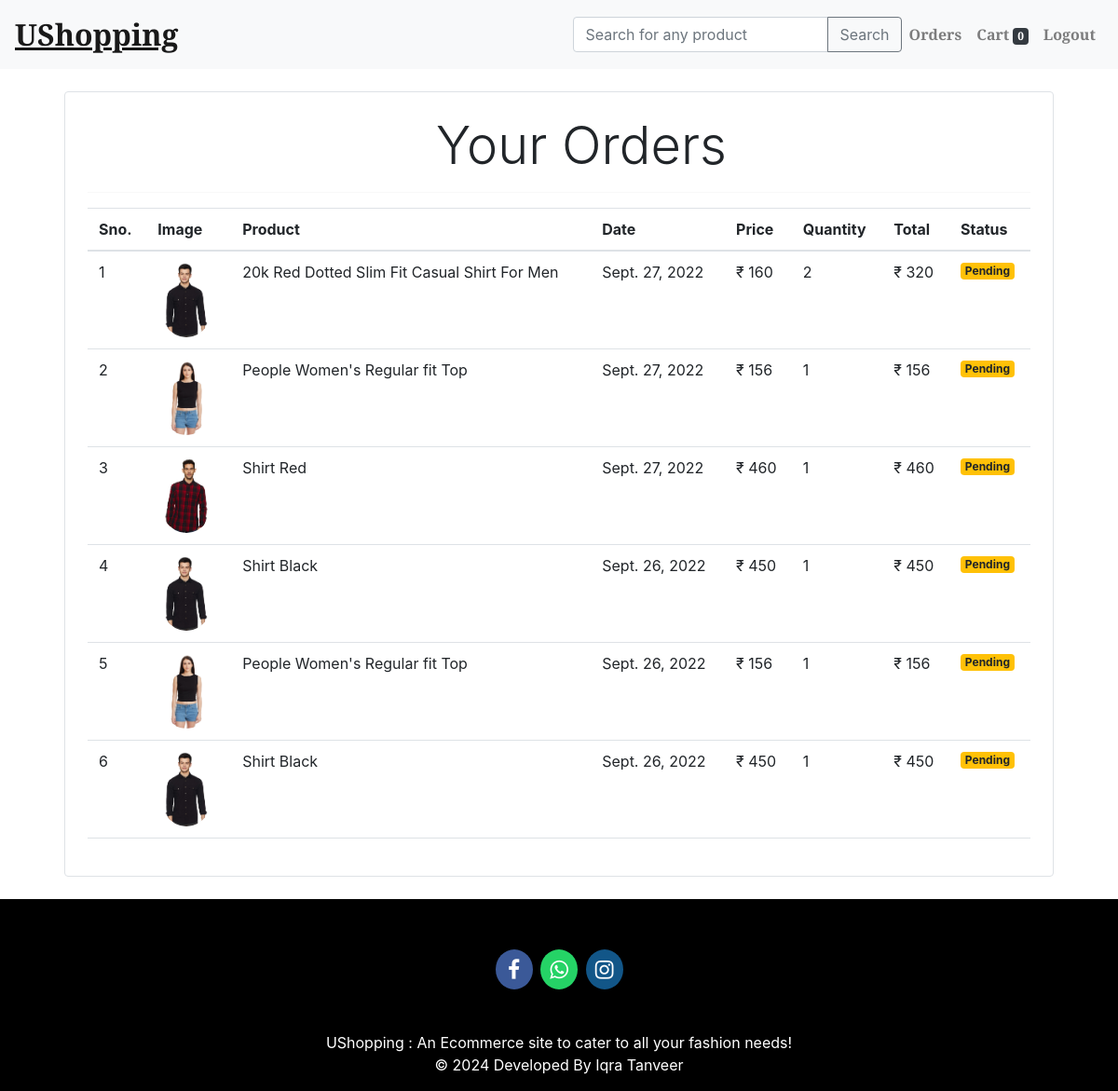
/orders (signed in), run on the app's committed database.
### store/models/orders.py (models this page shows, shortened)
class Order(models.Model):
    product = models.ForeignKey(Product,
                                on_delete=models.CASCADE)
    customer = models.ForeignKey(Customer,
                                 on_delete=models.CASCADE)
    quantity = models.IntegerField(default=1)
    price = models.IntegerField()
    address = models.CharField(max_length=50, default='', blank=True)
    phone = models.CharField(max_length=50, default='', blank=True)
    date = models.DateField(default=datetime.datetime.today)
    status = models.BooleanField(default=False)
    @staticmethod
    def get_orders_by_customer(customer_id):
        return Order.objects.filter(customer=customer_id).order_by('-date')

### store/models/product.py (models this page shows, shortened)
class Product(models.Model):
    name = models.CharField(max_length=50)
    price = models.IntegerField(default=0)
    category = models.ForeignKey(Category, on_delete=models.CASCADE, default=1)
    description = models.CharField(max_length=200, default='' , null=True , blank=True)
    image = models.ImageField(upload_to='uploads/products/')

### store/middlewares/auth.py (the view)
    def middleware(request):
        print(request.session.get('customer'))
        returnUrl = request.META['PATH_INFO']
        print(request.META['PATH_INFO'])
        if not request.session.get('customer'):
           return redirect(f'login?return_url={returnUrl}')
        response = get_response(request)
        return response

### store/templatetags/custom_filter.py (called while the page is built)
@register.filter(name='currency')
def currency(number):
    return "₹ "+str(number)

@register.filter(name='multiply')
def multiply(number , number1):
    return number * number1

### store/views/orders.py (called while the page is built)
    def get(self , request ):
        customer = request.session.get('customer')
        orders = Order.get_orders_by_customer(customer)
        print(orders)
        return render(request , 'orders.html'  , {'orders' : orders})

### store/templates/orders.html
{% extends 'base.html' %}
{% block content %}
{% load cart %}
{% load custom_filter %}
<div class="container">
   <div class="border rounded p-4 m-4">
        <p class="display-4 pl-4 ml-4">Your Orders</p>
        <hr>
        <table class="table">
            <thead>
                <tr>
                    <th>Sno.</th>
                    <th>Image</th>
                    <th>Product</th>
                    <th>Date</th>
                    <th>Price</th>
                    <th>Quantity</th>
                    <th>Total</th>
                    <th>Status</th>
                </tr>
            </thead>
            <tbody>
                {% for order in orders %}
                <tr>
                    <td>{{forloop.counter}}</td>
                    <td><img style="height: 80px;" class="rounded-circle" src="{{order.product.image.url}}" alt=""></td>
                    <td>{{order.product.name}}</td>
                    <td>{{order.date}}</td>
                    <td>{{order.price|currency}}</td>
                    <td>{{order.quantity}}</td>
                    <td>{{order.quantity|multiply:order.price|currency}}</td>
                    {% if order.status %}
                    <td><small class="badge badge-success">Completed</small></td>
                    {%else%}
                    <td><small class="badge badge-warning">Pending</small></td>
                    {% endif %}
                </tr>
                {% endfor %}
            </tbody>
        </table>
   </div>
</div>
{% endblock %}

### store/templates/base.html (shortened to what this page needs)
<html lang="en">
<head>
<link href="https://cdn.jsdelivr.net/npm/bootstrap@5.2.2/dist/css/bootstrap.min.css" rel="stylesheet">
   <link rel="stylesheet" href="https://maxcdn.bootstrapcdn.com/bootstrap/4.0.0/css/bootstrap.min.css">
   <link rel="stylesheet" href="https://maxcdn.bootstrapcdn.com/font-awesome/4.7.0/css/font-awesome.min.css">
      </head>
<body>
<nav class="navbar navbar-expand-lg navbar-light bg-light">
   <a class="navbar-brand" href="/"> UShopping </a>
   <div class="collapse navbar-collapse" id="navbarSupportedContent">
       <ul class="navbar-nav ml-auto my-2 my-lg-0">
        <form class="form-inline my-2 my-lg-0" action="/search">
          <div class="input-group">
            <input type="text" name="q" class="form-control" placeholder="Search for any product" />
            <div class="input-group-append">
              <button class="btn btn-outline-secondary" type="submit">Search</button>
            </div>
          </div>
        </form>
           {% if request.session.customer %}
           <li class="nav-item">
               <a class="nav-link" href="/orders">Orders</a>
           </li>
           <li class="nav-item">
               <a class="nav-link" href="/cart">Cart
                   <span class="badge badge-dark">{{request.session.cart.keys|length}}</span>
               </a>
           </li>
           <li class="nav-item ">
               <a class="nav-link" href="/logout">Logout<span class="sr-only">(current)</span></a>
           </li>
           {%endif%}
       </ul>
   </div>
</nav>
{%block content%}
{%endblock%}
<footer>
	<br>
	<p>
	  <a href="https://www.facebook.com/profile.php?id=61570318325462&mibextid=ZbWKwL" class="fa fa-facebook"></a>
	  <a href="https://wa.me/qr/3YDHXUUL5FSQF1" class="fa fa-whatsapp"></a>
	  <a href="https://www.instagram.com/ushopping786?utm_source=qr&igsh=MzNlNGNkZWQ4Mg%3D%3D" class="fa fa-instagram"></a>
	</p>
	<br>
	<div class="container">
	  <div class="row">
		<div class="col-md-12 col-sm-12">
		  <div style="color:#ffffff;" class="wow fadeInUp footer-copyright">
			<p>UShopping : An Ecommerce site to cater to all your fashion needs!<br>
			  &copy; 2024 Developed By Iqra Tanveer </p>
		  </div>
		</div>
	  </div>
	</div>
  </footer>
</body>
</html>

### store/templates/base.html (style rules this page uses)
.navbar-brand { font-family: Playfair Display; font-weight: bold; font-size: 32px; text-decoration: underline; }
.nav-link { font-family: Playfair Display; font-weight: bold; font-size: 16px; color:black }
footer { padding: 0px 0px 0px 0px; background-color: black; margin: 0px; }
.fa { padding: 10px; font-size: 23px; width: 40px; text-align: center; text-decoration: none; margin: 5px 2px; border-radius: 50%; }
.fa-facebook { background: #3B5998; color: white; margin-top: 30px; }
.fa-whatsapp { background: #25d366; color: white; }
.fa-instagram { background: #125688; color: white; }
p { text-align: center; }

### data on the page
Order: product.image (picture), product.name "20k Red Dotted Slim Fit Casual Shirt For Men", date "Sept. 27, 2022", price "₹ 160", quantity "2", quantity|multiply "₹ 320", status "Pending"
Order: product.image (picture), product.name "People Women's Regular fit Top", date "Sept. 27, 2022", price "₹ 156", quantity "1", quantity|multiply "₹ 156", status "Pending"
Order: product.image (picture), product.name "Shirt Red", date "Sept. 27, 2022", price "₹ 460", quantity "1", quantity|multiply "₹ 460", status "Pending"
Order: product.image (picture), product.name "Shirt Black", date "Sept. 26, 2022", price "₹ 450", quantity "1", quantity|multiply "₹ 450", status "Pending"
Order: product.image (picture), product.name "People Women's Regular fit Top", date "Sept. 26, 2022", price "₹ 156", quantity "1", quantity|multiply "₹ 156", status "Pending"
Order: product.image (picture), product.name "Shirt Black", date "Sept. 26, 2022", price "₹ 450", quantity "1", quantity|multiply "₹ 450", status "Pending"

### other printed values
{{ request.session.cart.keys|length }} "0"
